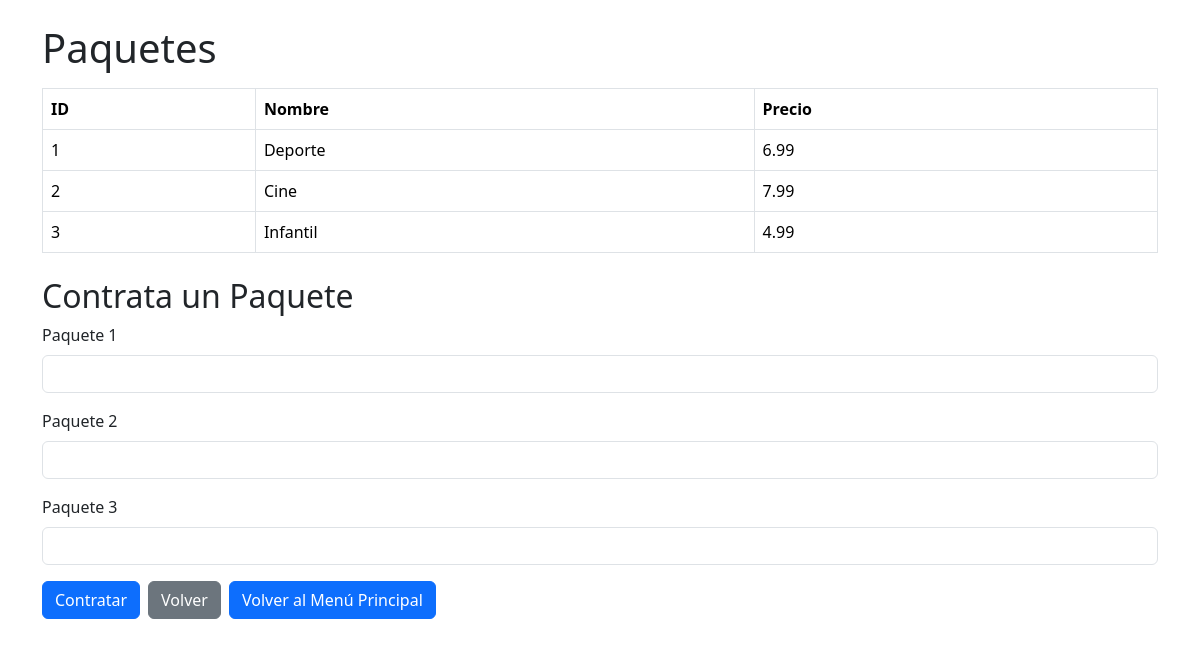
Screenshot of /vista/alta_paquete.php?id=1 (signed in) with the database file from the repository.
### tables this page shows
CREATE TABLE paquetes (
    id_paquete INT AUTO_INCREMENT PRIMARY KEY,
    nombre VARCHAR(50) NOT NULL,
    precio DECIMAL(10, 2) NOT NULL
);

### config/class_conexion.php (called while the page is built, shortened)
<?php
class Conexion {
    private $servidor = 'localhost';
    private $usuario = 'root';
    private $password = 'root';
    private $base_datos = 'streamweb';
    public function __construct() {
        $this->conexion = new mysqli($this->servidor, $this->usuario, $this->password, $this->base_datos);
    }
}
?>

### controlador/PlanController.php (called while the page is built, shortened)
<?php
require_once '../modelo/class_plan.php';
class PlanController
{
    private $modelo;
    public function __construct()
    {
        $this->modelo = new Plan();
    }
    public function ObtenerPaquete()
    {
        return $this->modelo->ObtenerPaquete();
    }
}
?>

### modelo/class_plan.php (called while the page is built, shortened)
<?php
require_once '../config/class_conexion.php';
class Plan
{
    private $conexion;
    public function __construct()
    {
        $this->conexion = new Conexion();
    }
    public function ObtenerPaquete()
    {
        $query = "SELECT * FROM paquetes";
        $resultado = $this->conexion->conexion->query($query);
        $plan = [];
        while ($fila = $resultado->fetch_assoc()) {
            $plan[] = $fila;
        }
        return $plan;
    }
}

### vista/alta_paquete.php (the view, shortened to what this page needs)
<?php
require_once '../controlador/PlanController.php';
$controller = new PlanController();
$paquete = $controller->ObtenerPaquete();
?>
<!DOCTYPE html>
<html lang="es">
<head>
    <link href="https://cdn.jsdelivr.net/npm/bootstrap@5.3.3/dist/css/bootstrap.min.css" rel="stylesheet">
</head>
<body>
    <div class="container mt-4">
        <h1>Paquetes</h1>
        <table class="table table-bordered mt-3">
            <thead>
                <tr>
                    <th>ID</th>
                    <th>Nombre</th>
                    <th>Precio</th>
                </tr>
            </thead>
            <tbody>
                <?php foreach ($paquete as $paquete): ?>
                    <tr>
                        <td><?= htmlspecialchars($paquete['id_paquete']) ?></td>
                        <td><?= htmlspecialchars($paquete['nombre']) ?></td>
                        <td><?= htmlspecialchars($paquete['precio']) ?></td>
                    </tr>
                <?php endforeach; ?>
            </tbody>
        </table>
        <h2 class="mt-4">Contrata un Paquete</h2>
        <form method="POST" action="alta_paquete.php">
            <div class="mb-3">
                <label for="id_paquete1" class="form-label">Paquete 1</label>
                <input type="number" class="form-control" id="id_paquete1" name="id_paquete1" required>
            </div>
            <div class="mb-3">
                <label for="id_paquete2" class="form-label">Paquete 2</label>
                <input type="number" class="form-control" id="id_paquete2" name="id_paquete2">
            </div>
            <div class="mb-3">
                <label for="id_paquete3" class="form-label">Paquete 3</label>
                <input type="number" class="form-control" id="id_paquete3" name="id_paquete3">
            </div>
            <div class="d-flex gap-2">
                <button type="submit" class="btn btn-primary">Contratar</button>
                <a href="lista_detalles.php" class="btn btn-secondary">Volver</a>
                <a href="../perfil_index.php" class="btn btn-primary">Volver al Menú Principal</a>
            </div>
        </form>
    </div>
</body>
</html>

### rows the page displays
paquetes: id_paquete "1", nombre "Deporte", precio "6.99"
paquetes: id_paquete "2", nombre "Cine", precio "7.99"
paquetes: id_paquete "3", nombre "Infantil", precio "4.99"
